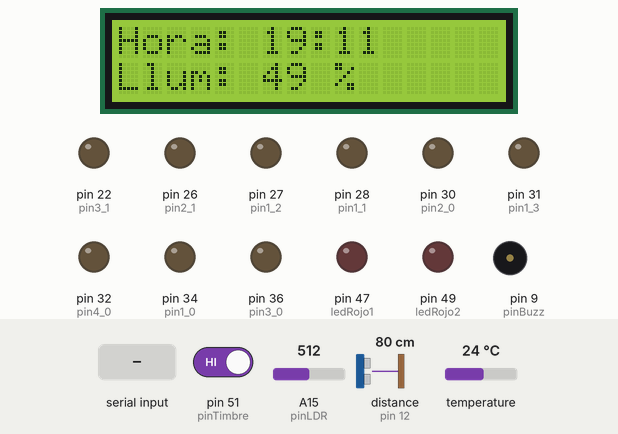
This sketch was run on a simulated Arduino Mega 2560, built with avr-gcc and run on an emulated ATmega2560. On the bench: 16×2 character LCD, output pins drawn as LEDs (lit = HIGH), buzzer (waves = sounding). Wiring (inferred from the names in the program): ultrasonic range finder: trigger pin 13; echo pin 12. The test bench sets the inputs (shaded band); at power-on: pin 51 (pinTimbre) HIGH, A15 (pinLDR) = 512, distance to the obstacle (sensor on pin 12) 80 cm, temperature 24 °C. The echo pulse lasts 58.3 µs per cm; pins used as bus, display or sensor lines are not drawn; what the sketch prints to the serial monitor is not drawn.

Above: at 1.4 s.
1.5 s: pin 51 (pinTimbre) driven LOW
At 2.8 s:
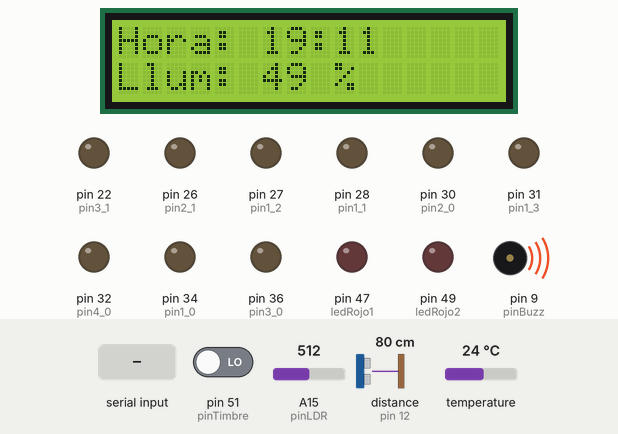
3.1 s: "1" received over Serial
At 5.6 s:
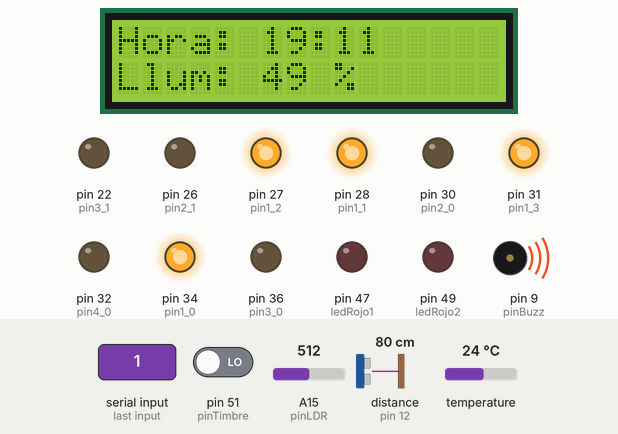
6.1 s: byte 98 ('b') received over Serial
At 7.4 s:
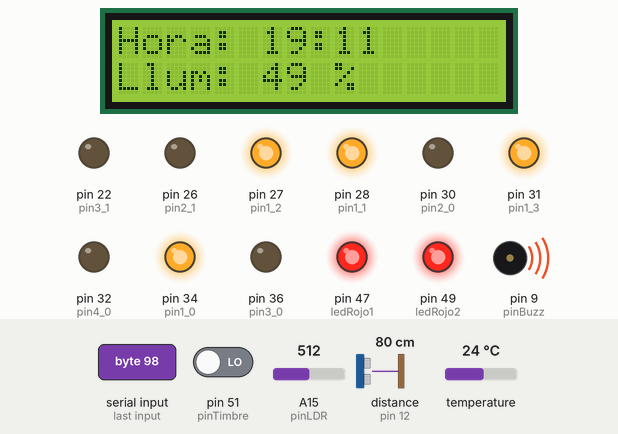
7.9 s: "2" received over Serial
At 11.0 s:
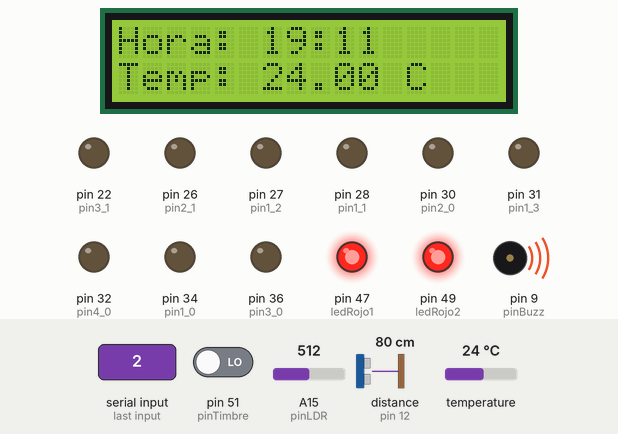
11.6 s: "3" received over Serial
At 12.9 s:
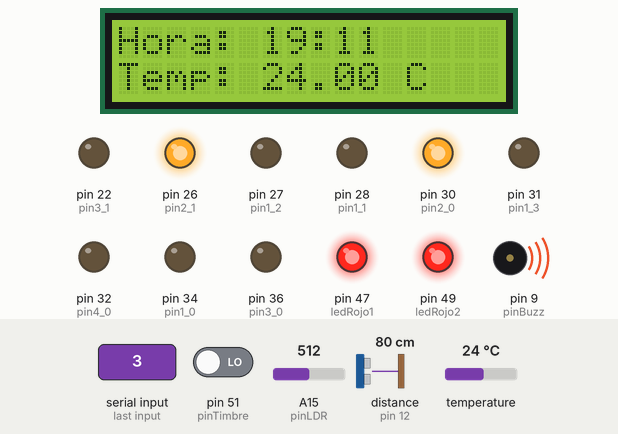
13.6 s: byte 99 ('c') received over Serial
At 14.7 s:
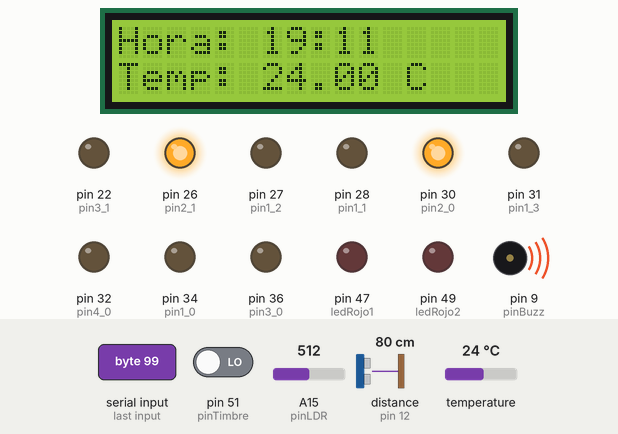
Timing chart, 0 to 16.4 s (numbered marks = the images above; inputs shaded):
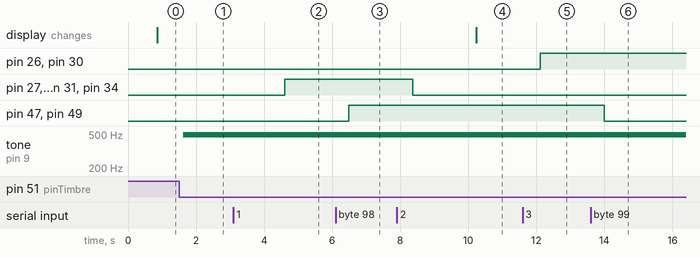

Measured:
- after the input at 1.5 s, tone on pin 9 (pinBuzz): silent → 490 Hz after 0.13 s
- after the input at 3.1 s, pin 27 (pin1_2), pin 28 (pin1_1), pin 31 (pin1_3), pin 34 (pin1_0): LOW → HIGH after 1.5 s
- after the input at 6.1 s, pin 47 (ledRojo1), pin 49 (ledRojo2): LOW → HIGH after 0.39 s
- after the input at 7.9 s, pin 27 (pin1_2), pin 28 (pin1_1), pin 31 (pin1_3), pin 34 (pin1_0): HIGH → LOW after 0.47 s
- after the input at 11.6 s, pin 26 (pin2_1), pin 30 (pin2_0): LOW → HIGH after 0.52 s
- after the input at 13.6 s, pin 47 (ledRojo1), pin 49 (ledRojo2): HIGH → LOW after 0.40 s

The sketch:

arduino.ino
```cpp
// Incluimos librería
#include <LiquidCrystal.h> // Icloem totes les llibreries necessaries
#include <OneWire.h>
#include <DallasTemperature.h>
#include <Time.h>
#include <TimeLib.h>

LiquidCrystal lcd(2, 3, 4, 5, 6, 7); // Inicialitzem la pantalla LCD

const int  pin1_0 = 34; // Definim tots els pins que utilitzarem
const int  pin1_1 = 28;
const int  pin1_2 = 27;
const int  pin1_3 = 31;

const int  pin2_0 = 30;
const int  pin2_1 = 26;

const int  pin3_0 = 36;
const int  pin3_1 = 22;

const int  pin4_0 = 32;

const int pinLDR = A15;

const int pinTimbre = 51;
const int pinAlarma = 11;
const int pinBuzz = 9;

const int EchoPin = 12; // Ultrasons
const int TriggerPin = 13;

const int oneWirePin = 8; // Diode pel detector de temperatura
OneWire oneWireBus(oneWirePin);
DallasTemperature sensor(&oneWireBus);

int tim = 0; // Temporitzador

const int ledRojo1 = 47;
const int ledRojo2 = 49;

time_t fecha;

void setup(){
  setTime(19, 11, 30, 12, 12, 2021); // Amb aquesta funció posem el rellotge d'Arduino en hora
  // setTime(hora,minutos,segundos,dia,mes,anyo);

  lcd.begin(16, 2); // Iniciem la pantalla LCD
  // Escribimos el Mensaje en el LCD.
  lcd.print("Temperatura: ");

  Serial.begin(9600); // Iniciem la comunicació Serie

  pinMode(pin1_0, OUTPUT);
  pinMode(pin1_1, OUTPUT);
  pinMode(pin1_2, OUTPUT);
  pinMode(pin1_3, OUTPUT);

  pinMode(pin2_0, OUTPUT);
  pinMode(pin2_1, OUTPUT);

  pinMode(pin3_0, OUTPUT);
  pinMode(pin3_1, OUTPUT);

  pinMode(pin4_0, OUTPUT);

  pinMode(pinLDR, INPUT);

  pinMode(pinTimbre, INPUT);
  pinMode(pinAlarma, INPUT);
  pinMode(pinBuzz, OUTPUT);

  pinMode(TriggerPin, OUTPUT);
  pinMode(EchoPin, INPUT); // Definim tots els ports digitals com entrades y sortides segons convingui

  pinMode(ledRojo1, OUTPUT);
  pinMode(ledRojo2, OUTPUT);

  sensor.begin(); // Inicialitzem el sensor de temperatura
}

void loop(){
    if (Serial.available()>0)
   {
      char option = Serial.read(); // Llegim els missatges que li manem a Arduino desde Python i prenem les accions que convinguin.

      if (option == '1')
      {
        digitalWrite(pin1_0, HIGH); // Per exemple aquesta opció seria la d'encendre les llums del menjador, per tant posem a HIGH els 4 pins que hem posat que son els LED del menjador.
        digitalWrite(pin1_1, HIGH);
        digitalWrite(pin1_2, HIGH);
        digitalWrite(pin1_3, HIGH);
      }

      else if (option == '2')
      {
        digitalWrite(pin1_0, LOW);
        digitalWrite(pin1_1, LOW);
        digitalWrite(pin1_2, LOW);
        digitalWrite(pin1_3, LOW);
      }

      else if (option == '3')
      {
        digitalWrite(pin2_0, HIGH);
        digitalWrite(pin2_1, HIGH);
      }

      else if (option == '4')
      {
        digitalWrite(pin2_0, LOW);
        digitalWrite(pin2_1, LOW);
      }

      else if (option == '5')
      {
        digitalWrite(pin3_0, HIGH);
        digitalWrite(pin3_1, HIGH);
      }

      else if (option == '6')
      {
        digitalWrite(pin3_0, LOW);
        digitalWrite(pin3_1, LOW);
      }

      else if (option == '7')
      {
        digitalWrite(pin4_0, HIGH);
      }

      else if (option == '8')
      {
        digitalWrite(pin4_0, LOW);
      }

      else if (option == '9')
      {
        digitalWrite(pin1_0, HIGH);
        digitalWrite(pin1_1, HIGH);
        digitalWrite(pin1_2, HIGH);
        digitalWrite(pin1_3, HIGH);
        digitalWrite(pin2_0, HIGH);
        digitalWrite(pin2_1, HIGH),
        digitalWrite(pin3_0, HIGH);
        digitalWrite(pin3_1, HIGH);
        digitalWrite(pin4_0, HIGH);
      }

      else if (option == '0')
      {
        digitalWrite(pin1_0, LOW);
        digitalWrite(pin1_1, LOW);
        digitalWrite(pin1_2, LOW);
        digitalWrite(pin1_3, LOW);
        digitalWrite(pin2_0, LOW);
        digitalWrite(pin2_1, LOW),
        digitalWrite(pin3_0, LOW);
        digitalWrite(pin3_1, LOW);
        digitalWrite(pin4_0, LOW);
      }

      else if (option == 'a') // Aquesta opció es l'activació de l'alarma
      {
          int alarma = 0;
          while (alarma == 0){ // Si l'alarma es dispara no es pararà fins que es pulsi el botó per desactivarla
            analogWrite(pinBuzz, 155);
            delay(500);
            analogWrite(pinBuzz, 0);
            delay(50);
            analogWrite(pinBuzz, 155);
            delay(500);
            analogWrite(pinBuzz, 0);
            delay(50);
            alarma = digitalRead(pinAlarma);
          }
      }

      else if (option == 'b')
      {
        digitalWrite(ledRojo1, HIGH);
        digitalWrite(ledRojo2, HIGH);
      }

      else if (option == 'c')
      {
        digitalWrite(ledRojo1, LOW);
        digitalWrite(ledRojo2, LOW);
      }
  }

  // VOID LOOP
  int LDR = analogRead(pinLDR);
  int LDR2 = 100-(LDR/10);
  String stringLDR = String(LDR2);

  int cm = ping(TriggerPin, EchoPin);
  String stringCM = String(cm);

  float temp = sensor.getTempCByIndex(0);
  String stringTemp = String(temp);

  sensor.requestTemperatures();

  Serial.println(stringLDR + '/' + stringTemp + '/' + stringCM); // Aquesta part s'encarrega també mitjançant comunicació serie de manar-li a Python les dades del sensor de distancia, de temperatura i de llum.

  if (digitalRead(pinTimbre) == LOW) // Aqui ens encarreguem de detectar si algú està fent sonar el timbre i fer sonar el timbre.
  {
    analogWrite(pinBuzz, 155);
    delay(500);
    analogWrite(pinBuzz, 0);
    delay(50);
    analogWrite(pinBuzz, 155);
    delay(500);
    analogWrite(pinBuzz, 0);
    delay(50);
  }

  tim = (millis() / 10000)%10; // Aqui posem les dades que volem a la pantalla LCD i les canviem cada 10 segons.
  fecha = now();
  lcd.clear();
  lcd.setCursor(0, 0);

  String stringHora = String(hour(fecha));
  String stringMinuto = String(minute(fecha));
  lcd.print("Hora: " + stringHora + ":" + stringMinuto); // A la pantalla també ensenyem quina hora és en aquell moment

  if (tim % 2 != 0){
    lcd.setCursor(0, 1);
    lcd.print("Temp: " + stringTemp + " C");
  }

  if (tim % 2 == 0) {
    lcd.setCursor(0, 1);
    lcd.print("Llum: " + stringLDR + " %");
  }

}


// EXTRA FUNCTIONS

int ping(int TriggerPin, int EchoPin) {
   long duration, distanceCm;

   digitalWrite(TriggerPin, LOW);  //para generar un pulso limpio ponemos a LOW 4us
   delayMicroseconds(4);
   digitalWrite(TriggerPin, HIGH);  //generamos Trigger (disparo) de 10us
   delayMicroseconds(10);
   digitalWrite(TriggerPin, LOW);

   duration = pulseIn(EchoPin, HIGH);  //medimos el tiempo entre pulsos, en microsegundos

   distanceCm = duration * 10 / 292/ 2;   //convertimos a distancia, en cm
   return distanceCm;
}
```
